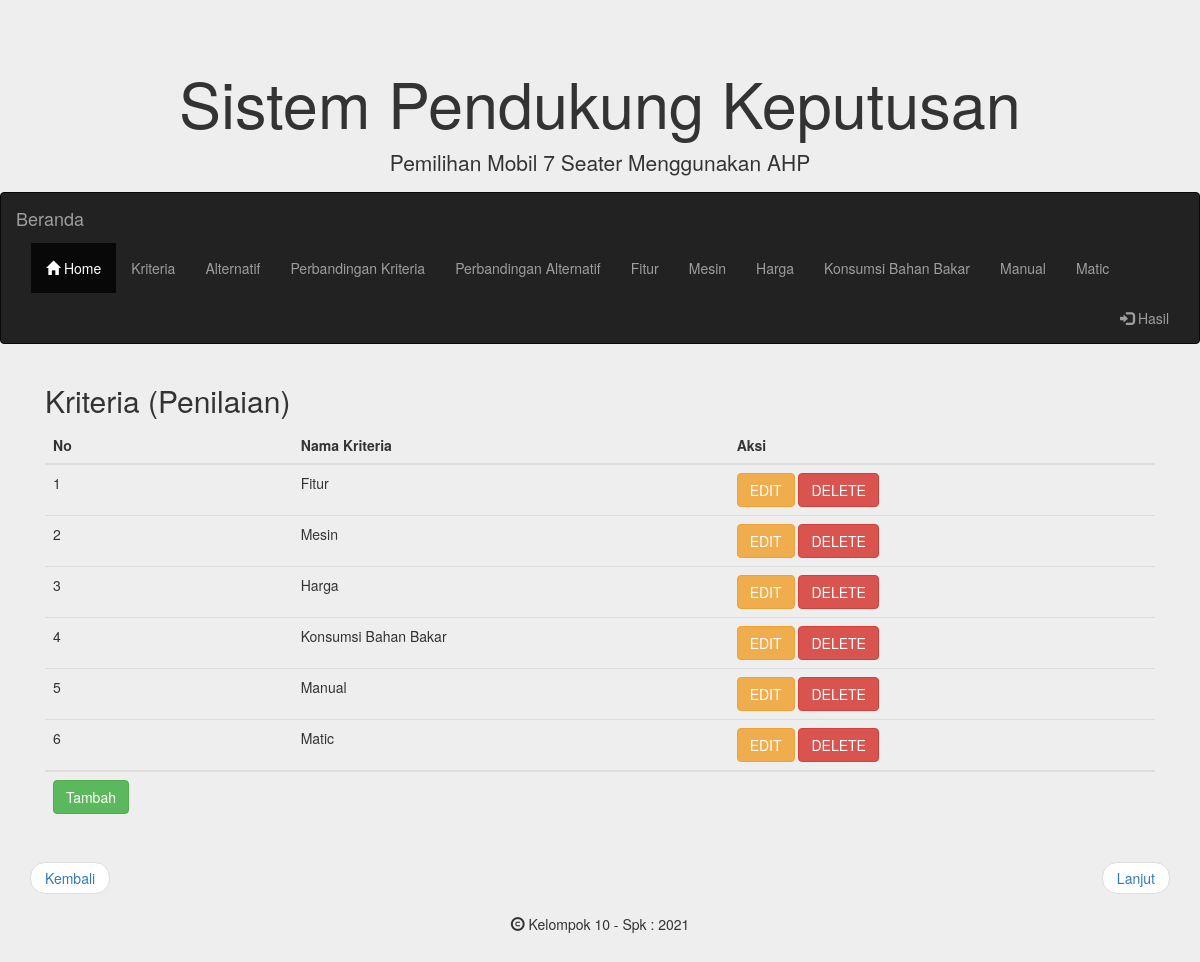
Page /kriteria.php on the committed database.
### tables this page shows
CREATE TABLE `kriteria` (
  `id` int(11) NOT NULL,
  `nama` varchar(20) NOT NULL
);

### kriteria.php (the view, shortened to what this page needs)
<?php
	include('fungsi.php');
	include('header.php');
?>
<div class="container">
	<h2>Kriteria (Penilaian)</h2>
	<table class="table">
		<thead>
			<tr>
				<th>No</th>
				<th>Nama Kriteria</th>
				<th>Aksi</th>
			</tr>
		</thead>
		<tbody>
				<?php
					$query = "SELECT id,nama FROM kriteria ORDER BY id";
					$result	= mysqli_query($koneksi, $query);
					$i = 0;
					while ($row = mysqli_fetch_array($result)) {
						$i++;
				?>
			<tr>
				<td><?php echo $i ?></td>
				<td><?php echo $row['nama'] ?></td>
				<td>
					<form method="post" action="kriteria.php">
						<button type="submit" name="edit" class="btn btn-warning">EDIT</button>
						<button type="submit" name="delete" class="btn btn-danger">DELETE</button>
					</form>
				</td>
			</tr>
	<?php } ?>
		</tbody>
			<tr>
				<th>
					<a href="tambah.php?jenis=kriteria">
						<div class="btn btn-success">Tambah
					</div>
					</a>
				</th>
			</tr>
	</table>
	</div>
			<ul class="pager">
			  <li class="previous"><a href="./">Kembali</a></li>
			  <li class="next"><a href="alternatif.php">Lanjut</a></li>
			</ul>
<?php include('footer.php'); ?>

### rows in the picture
kriteria: nama "Fitur"
kriteria: nama "Mesin"
kriteria: nama "Harga"
kriteria: nama "Konsumsi Bahan Bakar"
kriteria: nama "Manual"
kriteria: nama "Matic"

### other values in the picture
getKriteriaNama($i) "Fitur"
getKriteriaNama($i) "Mesin"
getKriteriaNama($i) "Harga"
getKriteriaNama($i) "Konsumsi Bahan Bakar"
getKriteriaNama($i) "Manual"
getKriteriaNama($i) "Matic"
